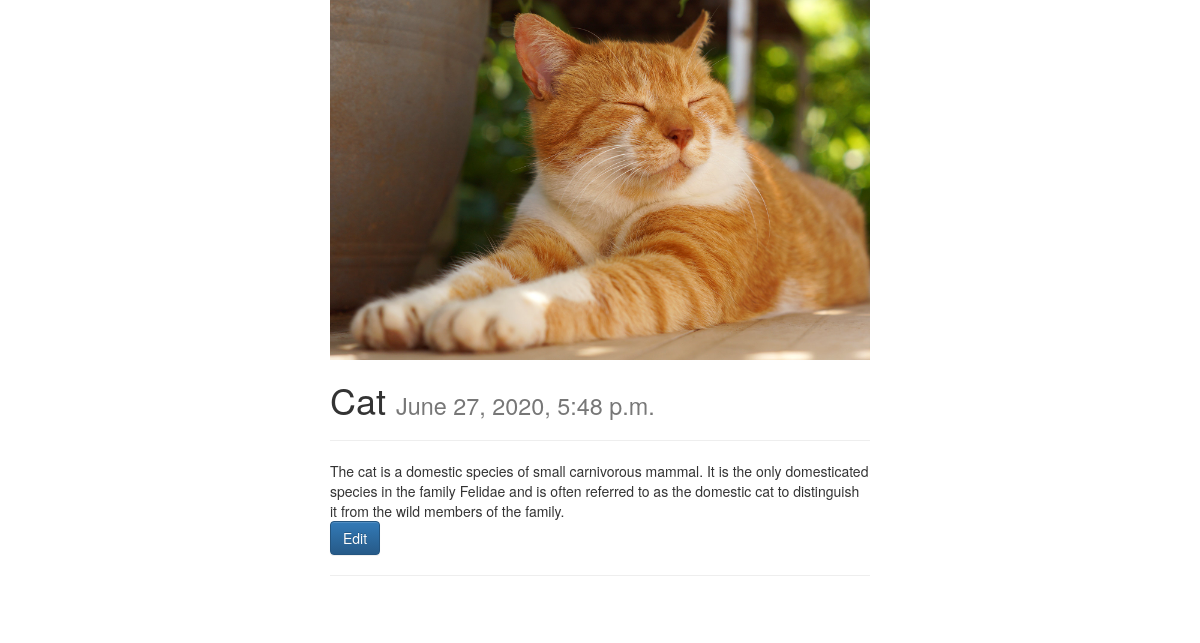
The page /16 on the database its author committed.
### posts/models.py (models this page shows, shortened)
class Post(models.Model):
    user = models.ForeignKey(settings.AUTH_USER_MODEL, default=1, on_delete = models.PROTECT)
    title = models.CharField(max_length=120)
    image = models.ImageField(upload_to=upload_location, null=True, blank=True, width_field="width_field", height_field="height_field")
    height_field = models.IntegerField(default=0)
    width_field = models.IntegerField(default=0)
    content = models.TextField()
    updated = models.DateTimeField(auto_now=True, auto_now_add=False)
    timestamp = models.DateTimeField(auto_now=False, auto_now_add=True)

### posts/views.py (the view)
# urls.py: path('<id>', views.post_detail, name='detail'),
def post_detail(request, id): #retrieve
	instance = get_object_or_404(Post, id=id)
	context = {
		"title": instance.title,
		"instance": instance,
	}
	return render(request, "post_detail.html", context)

### posts/templates/post_detail.html (shortened to what this page needs)
{% extends "base.html" %}
{% block content %}
<div class='col-sm-6 col-sm-offset-3'>
	{% if instance.image %}
    <img src='{{ instance.image.url }}' class='img-responsive' />
    {% endif %}
	<h1>{{ title }} <small>{{ instance.timestamp }}</small></h1>
	<p><div class="fb-like" data-href="{{ request.build_absolute_uri }}" data-layout="button_count" data-action="like" data-show-faces="true" data-share="true"></div><hr/>
	</p>
	<div class='row'>
		<div class='col-sm-12'>
			<div class='content-markdown'>{{ instance.content }}</div>
			<p><a href="{{ obj.post }}" class="btn btn-primary" role="button">Edit</a></p>
			<hr/>
			<br/>
		</div>
	</div>
</div>
{% endblock content %}

### rows shown on the page
Post: image (picture), title "Cat", timestamp "June 27, 2020, 5:48 p.m.", content "The cat is a domestic species of small carnivorous mammal. It is the only domesticated species in the family Felidae and is often referred to as the domestic cat to distinguish it from the wild members of the family."
